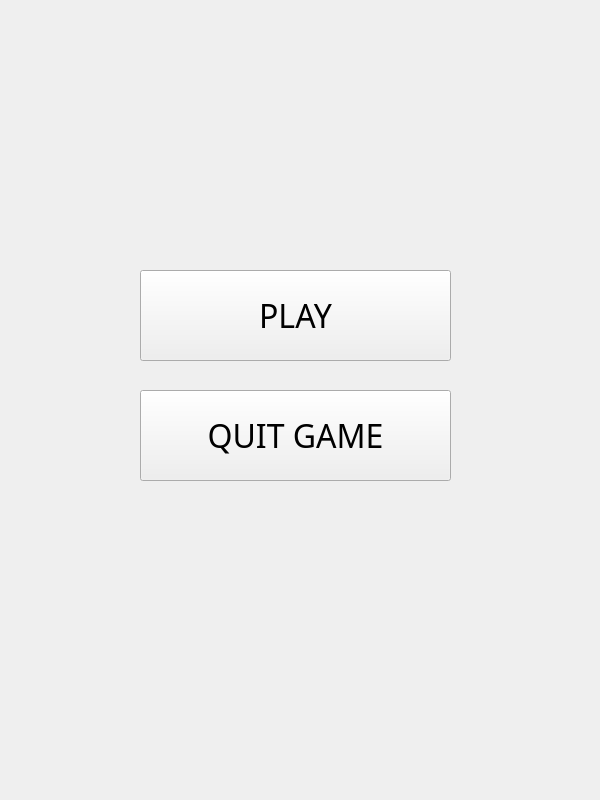
<?xml version="1.0" encoding="UTF-8"?>
<ui version="4.0">
 <class>MainWindow</class>
 <widget class="QMainWindow" name="MainWindow">
  <property name="geometry">
   <rect>
    <x>0</x>
    <y>0</y>
    <width>600</width>
    <height>800</height>
   </rect>
  </property>
  <property name="minimumSize">
   <size>
    <width>600</width>
    <height>800</height>
   </size>
  </property>
  <property name="maximumSize">
   <size>
    <width>800</width>
    <height>1000</height>
   </size>
  </property>
  <property name="baseSize">
   <size>
    <width>800</width>
    <height>1000</height>
   </size>
  </property>
  <property name="windowTitle">
   <string>Formule F1</string>
  </property>
  <property name="windowIcon">
   <iconset>
    <normaloff>../icona.png</normaloff>../icona.png</iconset>
  </property>
  <widget class="QWidget" name="centralWidget">
   <widget class="QPushButton" name="play">
    <property name="geometry">
     <rect>
      <x>140</x>
      <y>270</y>
      <width>311</width>
      <height>91</height>
     </rect>
    </property>
    <property name="font">
     <font>
      <family>Swis721 BdOul BT</family>
      <pointsize>24</pointsize>
     </font>
    </property>
    <property name="text">
     <string>PLAY</string>
    </property>
   </widget>
   <widget class="QPushButton" name="pushButton">
    <property name="geometry">
     <rect>
      <x>140</x>
      <y>390</y>
      <width>311</width>
      <height>91</height>
     </rect>
    </property>
    <property name="font">
     <font>
      <family>Swis721 BdOul BT</family>
      <pointsize>24</pointsize>
     </font>
    </property>
    <property name="text">
     <string>QUIT GAME</string>
    </property>
   </widget>
   <widget class="QLabel" name="label">
    <property name="geometry">
     <rect>
      <x>0</x>
      <y>0</y>
      <width>621</width>
      <height>801</height>
     </rect>
    </property>
    <property name="text">
     <string/>
    </property>
   </widget>
   <zorder>label</zorder>
   <zorder>play</zorder>
   <zorder>pushButton</zorder>
  </widget>
 </widget>
 <layoutdefault spacing="6" margin="11"/>
 <resources/>
 <connections/>
</ui>
